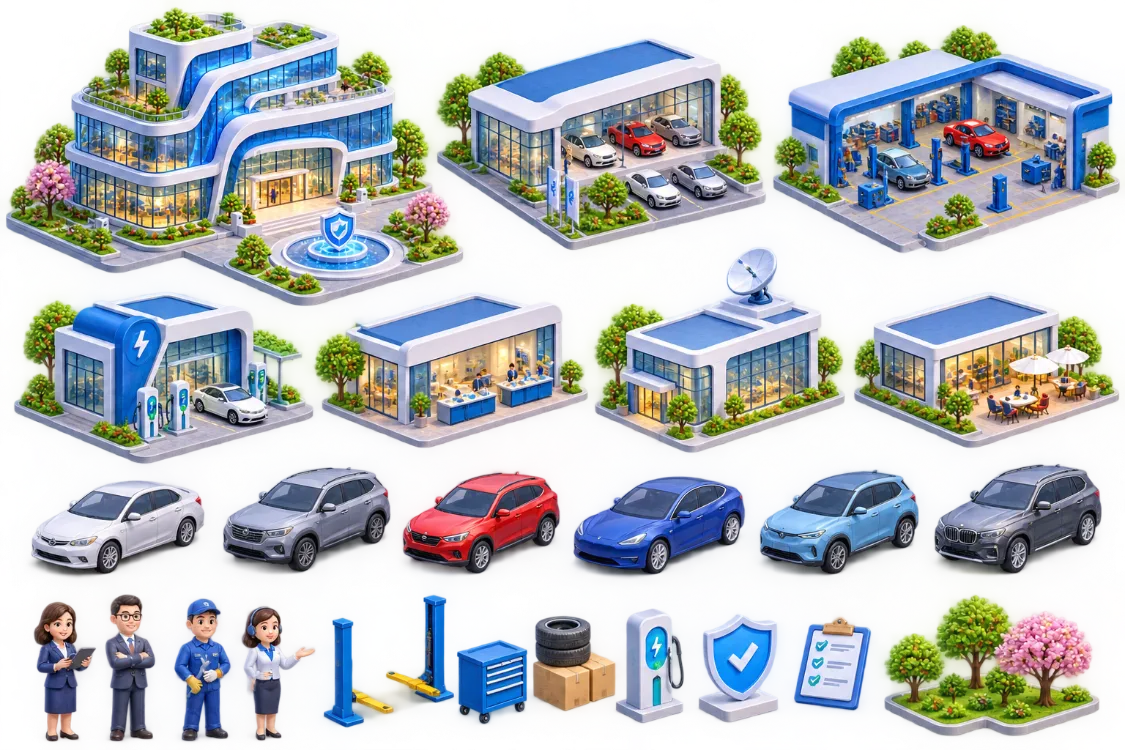
#> input picture raw-assets/sheet-a.webp, 1125 x 750 px
$ python angle_check.py ../raw-assets/sheet-a.webp
#> lines starting #> are read from the running program, lines starting #| are printed output that depends on the picture; after the words box and inside, x2 and y2 are one past the last pixel; in counts of white or black regions, pixels touching at a corner belong together
"""Measure the ground angles of a sprite's plinth and check them against the game's projection.

Usage: python3 tools/angle_check.py [png ...]   (default: every building / environment sprite)

How: the plinth is the lowest part of an isometric sprite. For every column we take the
lowest opaque pixel (the "bottom profile"). Left of the front corner that profile is the
left ground edge, right of it the right ground edge. A robust median slope of each side
gives the two ground angles in degrees (positive = edge rises away from the front corner).
"""
import sys
from pathlib import Path

import numpy as np
from PIL import Image

TARGET = 24.0  # house camera (round-2 art); true 2:1 isometric would be 26.57
TOL = 3.0


def bottom_profile(path):
#> called with path = '../raw-assets/sheet-a.webp'
    a = np.array(Image.open(path).getchannel('A')) > 128
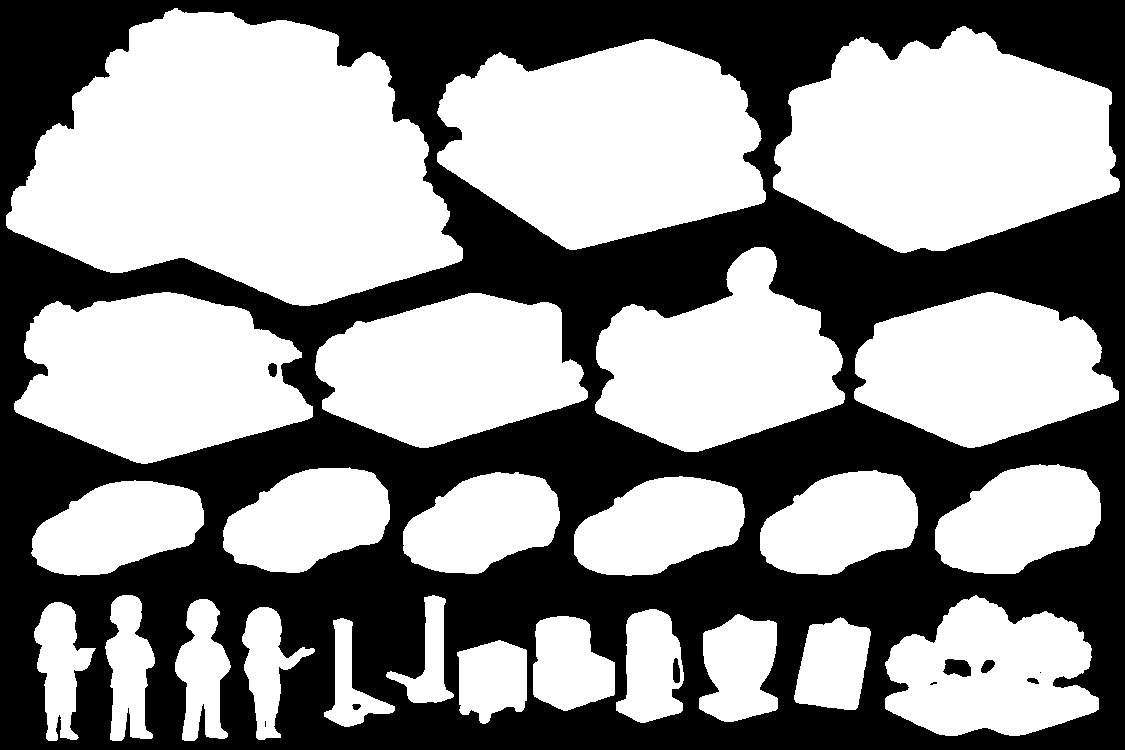
#> a: shape (750, 1125) bool; 55.5% white; 10 black regions (3 under 20 px), largest, box (x1, y1, x2, y2) and area: (0, 0, 1125, 750) 374284, (943, 659, 971, 677) 384, (673, 658, 680, 683) 146
    h, w = a.shape
#> h = 750; w = 1125
    has = a.any(axis=0)
    low = np.where(has, h - 1 - np.argmax(a[::-1], axis=0), -1)
#> low = 1125 values, max 740 at index 48, min -1 at index 0, mean 677.1
    return low, has, w


def side_angle(xs, ys):
    if len(xs) < 8:
        return float('nan')
    idx = np.random.default_rng(0).integers(0, len(xs), size=(400, 2))
    dx = xs[idx[:, 1]] - xs[idx[:, 0]]
    ok = np.abs(dx) > len(xs) * 0.2
    slopes = (ys[idx[ok, 1]] - ys[idx[ok, 0]]) / dx[ok]
    return float(np.degrees(np.arctan(np.median(slopes))))


def measure(path):
    low, has, w = bottom_profile(path)
#> w = 1125
    cols = np.nonzero(has)[0]
#> cols = 1114 values from 6 to 1119
    x0, x1 = cols.min(), cols.max()
#> x0 = 6; x1 = 1119
    front = int(np.argmax(np.where(has, low, -1)))
#> front = 48
    # use the middle 70% of each side so rounded corners don't bend the fit
    def seg(a, b):
#> called with a = 6, b = 48
        lo, hi = a + (b - a) * 0.15, a + (b - a) * 0.85
#> lo = 12.3; hi = 41.7
        xs = np.arange(int(lo), int(hi))
#> xs = 29 values from 12 to 40
        xs = xs[has[xs]]
        return xs.astype(float), low[xs].astype(float)
    lx, ly = seg(x0, front)
#> lx = 29 values from 12 to 40; ly = 29 values from 230 to 671
    rx, ry = seg(front, x1)
#> rx = 750 values from 208 to 957; ry = 750 values, max 739 at index 50, min 546 at index 324, mean 694.1
    left = side_angle(lx, ly)  # y grows toward the front corner → positive slope
#> in side_angle, `idx = np.random.default_rng(0).integers(0, len(xs), size=(400, 2))`: idx = 400 pairs, first value 0 to 28, second value 0 to 28
#> in side_angle, `dx = xs[idx[:, 1]] - xs[idx[:, 0]]`: dx = 400 values, max 28 at index 275, min -26 at index 146, mean 0.843
#> in side_angle, `slopes = (ys[idx[ok, 1]] - ys[idx[ok, 0]]) / dx[ok]`: slopes = 271 values, max 37.33 at index 0, min 0.333 at index 196, mean 14.26
#> left = 86
    right = -side_angle(rx, ry)
#> right = -0.564
    return left, right, front / w


if __name__ == '__main__':
    files = sys.argv[1:] or sorted(str(p) for p in Path('public/assets/buildings').glob('*.*'))
    print(f'{"sprite":38s} {"left°":>7s} {"right°":>7s} {"front@":>7s}  verdict (target {TARGET}° ±{TOL})')
    for f in files:
        l, r, fx = measure(f)
#> l = 86; r = -0.564; fx = 0.0427
        ok = abs(l - TARGET) <= TOL and abs(r - TARGET) <= TOL
#> ok = False
        print(f'{f:38s} {l:7.1f} {r:7.1f} {fx:7.2f}  {"PASS" if ok else "FAIL"}')
#| ../raw-assets/sheet-a.webp                86.0    -0.6    0.04  FAIL

$ run again, on raw-assets/sheet-c.webp
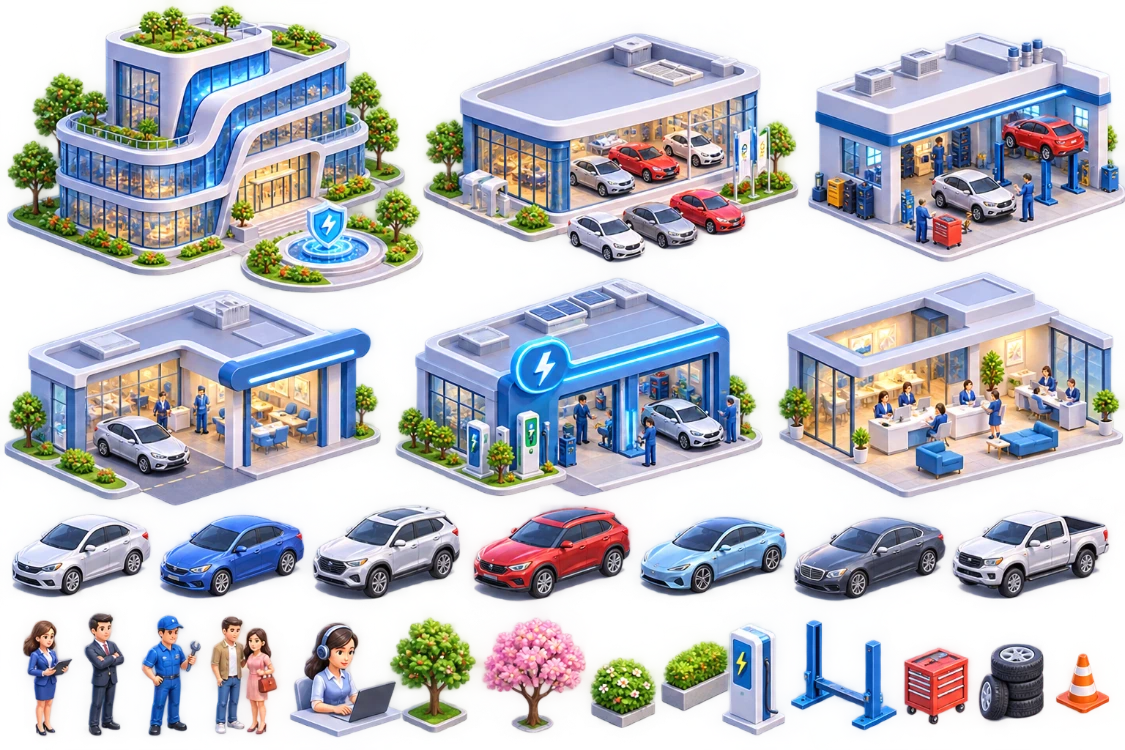
#> input picture raw-assets/sheet-c.webp, 1125 x 750 px
#> in bottom_profile, `a = np.array(Image.open(path).getchannel('A')) > 128`:
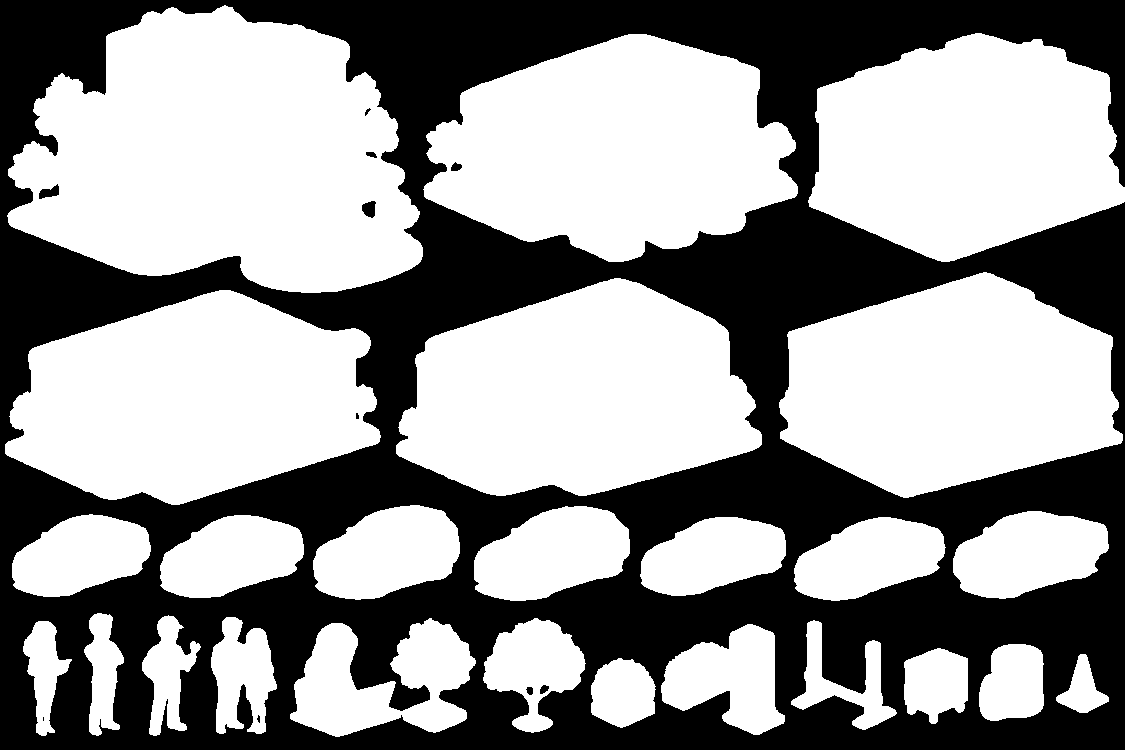
#> a: shape (750, 1125) bool; 58.3% white; 11 black regions (3 under 20 px), largest, box (x1, y1, x2, y2) and area: (0, 0, 1125, 750) 351105, (362, 201, 376, 218) 174, (39, 184, 59, 199) 173
#> in bottom_profile, `low = np.where(has, h - 1 - np.argmax(a[::-1], axis=0), -1)`: low = 1125 values, max 736 at index 335, min -1 at index 0, mean 690.3
#> in measure, `low, has, w = bottom_profile(path)`: w = 1125
#> cols = 1120 values from 5 to 1124
#> x0 = 5; x1 = 1124
#> front = 335
#> lo = 54.5; hi = 285.5
#> lx = 231 values from 54 to 284; ly = 231 values, max 735 at index 42, min 569 at index 87, mean 682.7
#> rx = 552 values from 453 to 1004; ry = 552 values, max 734 at index 300, min 441 at index 333, mean 701.1
#> idx = 400 pairs, first value 0 to 230, second value 0 to 230
#> dx = 400 values, max 222 at index 275, min -208 at index 146, mean 6.68
#> slopes = 267 values, max 2.73 at index 0, min -2.89 at index 134, mean 0.0905
#> left = 2.75
#> right = 0
#> l = 2.75; r = 0; fx = 0.298
#> ok = False
#| ../raw-assets/sheet-c.webp                 2.8    -0.0    0.30  FAIL

$ run again, on raw-assets/sheet-d.webp
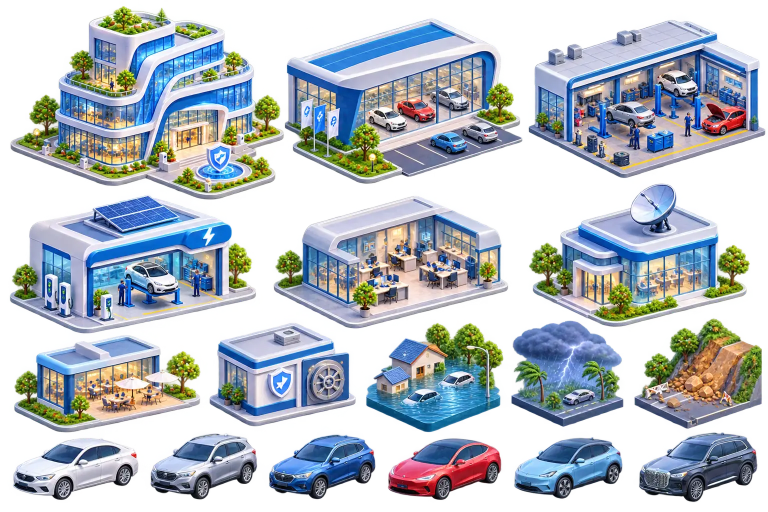
#> input picture raw-assets/sheet-d.webp, 1536 x 1024 px (shown at 1/2 size)
#> in bottom_profile, `a = np.array(Image.open(path).getchannel('A')) > 128`:
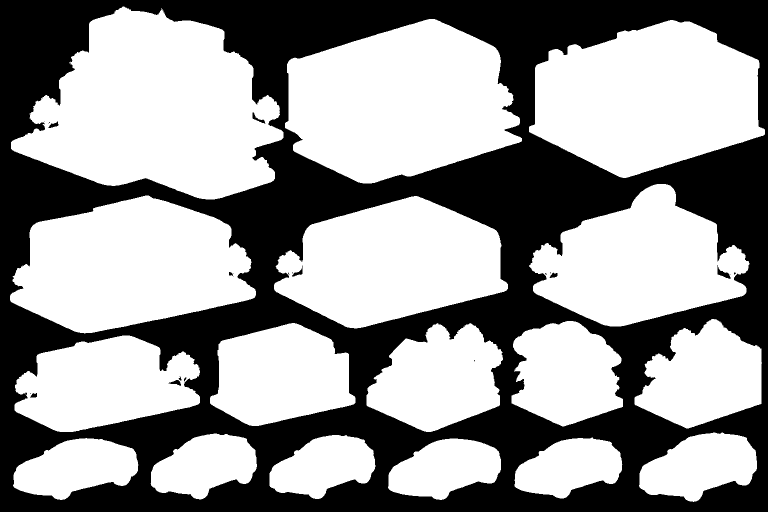
#> a: shape (1024, 1536) bool (shown at 1/2 size); 59.4% white; 23 black regions (12 under 20 px), largest, box (x1, y1, x2, y2) and area: (0, 0, 1536, 1024) 637971, (1435, 530, 1461, 558) 263, (505, 225, 531, 247) 163
#> in bottom_profile, `low = np.where(has, h - 1 - np.argmax(a[::-1], axis=0), -1)`: low = 1536 values, max 1003 at index 1386, min -1 at index 0, mean 935.9
#> in measure, `low, has, w = bottom_profile(path)`: w = 1536
#> cols = 1510 values from 20 to 1529
#> x0 = 20; x1 = 1529
#> front = 1386
#> lo = 224.9; hi = 1181.1
#> lx = 957 values from 224 to 1180; ly = 957 values, max 999 at index 655, min 289 at index 797, mean 955.1
#> rx = 100 values from 1407 to 1506; ry = 100 values, max 981 at index 0, min 946 at index 99, mean 968.7
#> idx = 400 pairs, first value 3 to 955, second value 0 to 954
#> dx = 400 values, max 920 at index 275, min -859 at index 146, mean 27.76
#> slopes = 269 values, max 0.684 at index 73, min -1.83 at index 95, mean -0.037
#> left = 0.383
#> right = 7.99
#> l = 0.383; r = 7.99; fx = 0.902
#> ok = False
#| ../raw-assets/sheet-d.webp                 0.4     8.0    0.90  FAIL

$ run again, on raw-assets/sheet-e.webp
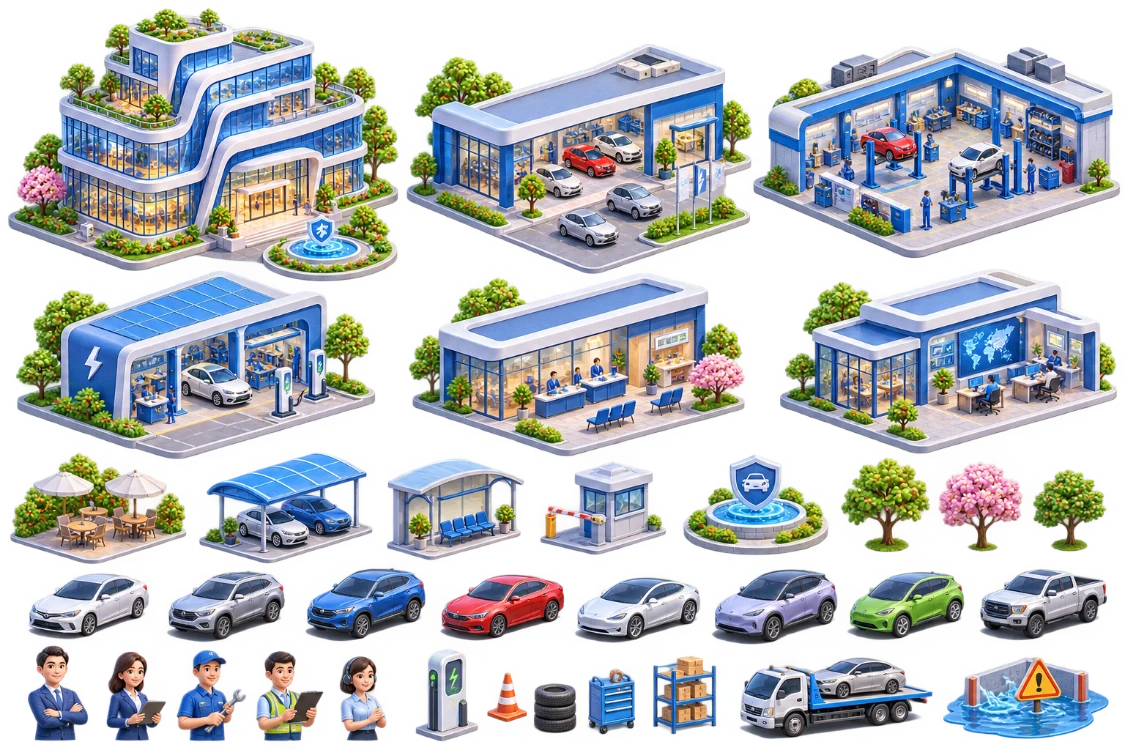
#> input picture raw-assets/sheet-e.webp, 1125 x 750 px
#> in bottom_profile, `a = np.array(Image.open(path).getchannel('A')) > 128`:
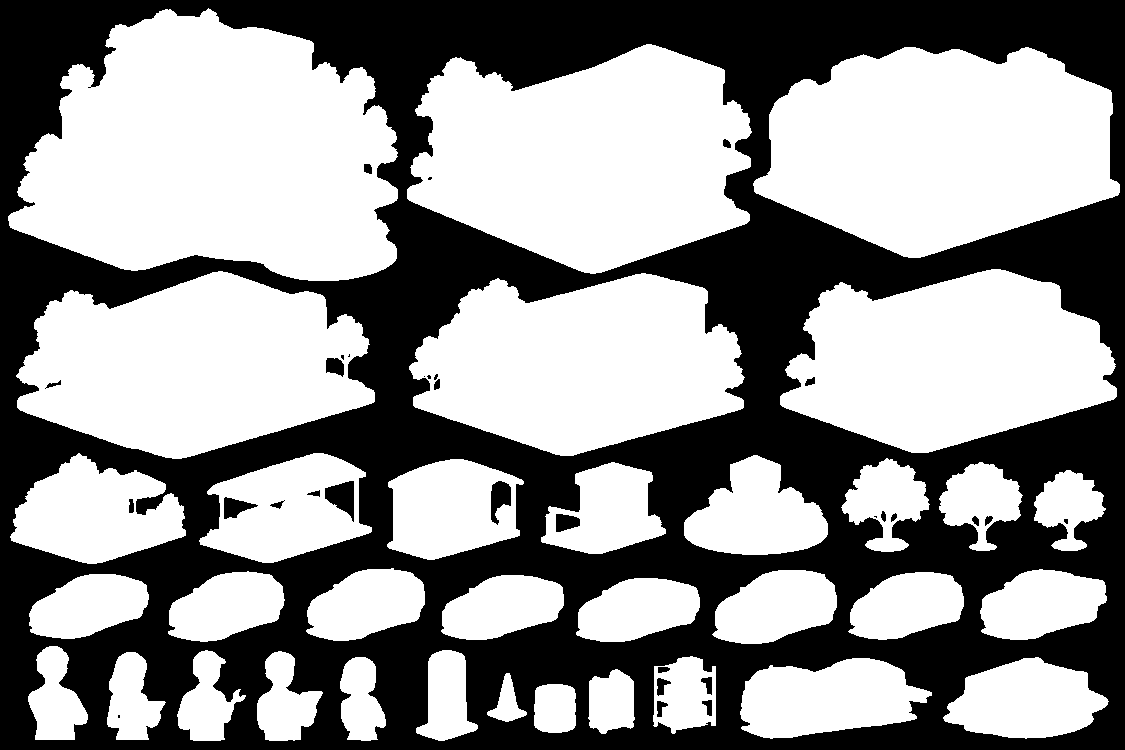
#> a: shape (750, 1125) bool; 57.4% white; 32 black regions (9 under 20 px), largest, box (x1, y1, x2, y2) and area: (0, 0, 1125, 750) 355710, (325, 481, 354, 522) 707, (491, 481, 511, 525) 546
#> in bottom_profile, `low = np.where(has, h - 1 - np.argmax(a[::-1], axis=0), -1)`: low = 1125 values, max 740 at index 193, min -1 at index 0, mean 698.3
#> in measure, `low, has, w = bottom_profile(path)`: w = 1125
#> cols = 1112 values from 8 to 1119
#> x0 = 8; x1 = 1119
#> front = 193
#> lo = 35.75; hi = 165.2
#> lx = 130 values from 35 to 164; ly = 130 values, max 739 at index 0, min 627 at index 70, mean 718.4
#> rx = 649 values from 331 to 979; ry = 649 values, max 740 at index 30, min 620 at index 84, mean 710.5
#> idx = 400 pairs, first value 0 to 129, second value 0 to 129
#> dx = 400 values, max 125 at index 275, min -117 at index 146, mean 3.73
#> slopes = 266 values, max 3.83 at index 127, min -3.79 at index 218, mean 0.0237
#> left = 0
#> fx = 0.172
#> ok = False
#| ../raw-assets/sheet-e.webp                 0.0    -0.0    0.17  FAIL
